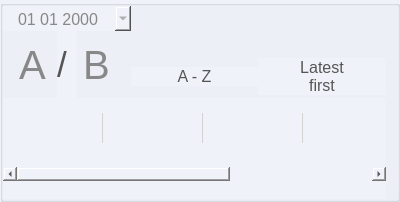
         <widget class="QGroupBox" name="groupBox_inbox">
          <property name="sizePolicy">
           <sizepolicy hsizetype="Expanding" vsizetype="Preferred">
            <horstretch>0</horstretch>
            <verstretch>0</verstretch>
           </sizepolicy>
          </property>
          <property name="minimumSize">
           <size>
            <width>400</width>
            <height>0</height>
           </size>
          </property>
          <property name="maximumSize">
           <size>
            <width>400</width>
            <height>16777215</height>
           </size>
          </property>
          <property name="font">
           <font>
            <family>Times New Roman</family>
            <pointsize>11</pointsize>
            <weight>75</weight>
            <bold>true</bold>
           </font>
          </property>
          <property name="styleSheet">
           <string notr="true">background-color: #eff2f8;
</string>
          </property>
          <property name="title">
           <string/>
          </property>
          <layout class="QVBoxLayout" name="verticalLayout_20">
           <property name="spacing">
            <number>0</number>
           </property>
           <property name="leftMargin">
            <number>0</number>
           </property>
           <property name="topMargin">
            <number>0</number>
           </property>
           <property name="bottomMargin">
            <number>0</number>
           </property>
           <item>
            <layout class="QHBoxLayout" name="horizontalLayout_22">
             <item>
              <layout class="QVBoxLayout" name="verticalLayout_17">
               <item>
                <widget class="QDateEdit" name="dateEdit_imap_since">
                 <property name="minimumSize">
                  <size>
                   <width>115</width>
                   <height>25</height>
                  </size>
                 </property>
                 <property name="font">
                  <font>
                   <pointsize>-1</pointsize>
                  </font>
                 </property>
                 <property name="styleSheet">
                  <string notr="true">
            /* Base styling for QDateEdit */
            QDateEdit {
                border: none;
                padding: 5px;
                background-color: #eff2f8;
                color: #888;
                font-size: 16px;
            }
            /* Calendar popup styling */
            QCalendarWidget QToolButton {
                color: #ffffff;
                background-color: #eff2f8;
                border: none;
                font-size: 14px;
            }
            QCalendarWidget QToolButton:hover {
                background-color: #eff2f8;
            }
            QCalendarWidget QSpinBox {
                width: 100px;
                color: #888;
                font-size: 14px;
            }
            QCalendarWidget QWidget {
                background-color: #ffffff;
            }
            QCalendarWidget QAbstractItemView {
                background-color: #ffffff;
                selection-background-color: #0078D4;
                selection-color: #ffffff;
            }</string>
                 </property>
                 <property name="wrapping">
                  <bool>true</bool>
                 </property>
                 <property name="frame">
                  <bool>true</bool>
                 </property>
                 <property name="alignment">
                  <set>Qt::AlignCenter</set>
                 </property>
                 <property name="readOnly">
                  <bool>false</bool>
                 </property>
                 <property name="buttonSymbols">
                  <enum>QAbstractSpinBox::UpDownArrows</enum>
                 </property>
                 <property name="showGroupSeparator" stdset="0">
                  <bool>false</bool>
                 </property>
                 <property name="displayFormat">
                  <string>dd MM yyyy</string>
                 </property>
                 <property name="calendarPopup">
                  <bool>true</bool>
                 </property>
                </widget>
               </item>
               <item>
                <layout class="QHBoxLayout" name="horizontalLayout_21">
                 <item>
                  <widget class="QRadioButton" name="radioButton_group_a">
                   <property name="styleSheet">
                    <string notr="true">QRadioButton::indicator {
                width: 0px; /* Hide the circle indicator */
                height: 0px;
            }
QRadioButton {
                font-size: 40px;
                color: #888;
                background-color: transparent;
                border: none;
                padding: 10px;
            }
            QRadioButton:checked {
                font-weight: bold;
                color: #000;
            }</string>
                   </property>
                   <property name="text">
                    <string>A</string>
                   </property>
                  </widget>
                 </item>
                 <item>
                  <widget class="QLabel" name="label">
                   <property name="minimumSize">
                    <size>
                     <width>20</width>
                     <height>0</height>
                    </size>
                   </property>
                   <property name="maximumSize">
                    <size>
                     <width>20</width>
                     <height>16777215</height>
                    </size>
                   </property>
                   <property name="styleSheet">
                    <string notr="true">color: #555;
font-size: 35px;</string>
                   </property>
                   <property name="text">
                    <string>/</string>
                   </property>
                  </widget>
                 </item>
                 <item>
                  <widget class="QRadioButton" name="radioButton_group_b">
                   <property name="sizePolicy">
                    <sizepolicy hsizetype="Preferred" vsizetype="Preferred">
                     <horstretch>0</horstretch>
                     <verstretch>0</verstretch>
                    </sizepolicy>
                   </property>
                   <property name="styleSheet">
                    <string notr="true">QRadioButton::indicator {
                width: 0px; /* Hide the circle indicator */
                height: 0px;
            }
QRadioButton {
                font-size: 40px;
                color: #888;
                background-color: transparent;
                border: none;
            }
            QRadioButton:checked {
                font-weight: bold;
                color: #000;
            }</string>
                   </property>
                   <property name="text">
                    <string>B</string>
                   </property>
                  </widget>
                 </item>
                </layout>
               </item>
              </layout>
             </item>
             <item>
              <layout class="QVBoxLayout" name="verticalLayout_18">
               <item>
                <spacer name="verticalSpacer_28">
                 <property name="orientation">
                  <enum>Qt::Vertical</enum>
                 </property>
                 <property name="sizeType">
                  <enum>QSizePolicy::Fixed</enum>
                 </property>
                 <property name="sizeHint" stdset="0">
                  <size>
                   <width>20</width>
                   <height>50</height>
                  </size>
                 </property>
                </spacer>
               </item>
               <item>
                <widget class="QPushButton" name="pushButton_7">
                 <property name="font">
                  <font>
                   <family>Arial</family>
                   <pointsize>12</pointsize>
                  </font>
                 </property>
                 <property name="styleSheet">
                  <string notr="true">color: #555;
border: none;</string>
                 </property>
                 <property name="text">
                  <string>A - Z</string>
                 </property>
                 <property name="flat">
                  <bool>true</bool>
                 </property>
                </widget>
               </item>
              </layout>
             </item>
             <item>
              <layout class="QVBoxLayout" name="verticalLayout_19">
               <item>
                <spacer name="verticalSpacer_29">
                 <property name="orientation">
                  <enum>Qt::Vertical</enum>
                 </property>
                 <property name="sizeType">
                  <enum>QSizePolicy::Fixed</enum>
                 </property>
                 <property name="sizeHint" stdset="0">
                  <size>
                   <width>20</width>
                   <height>50</height>
                  </size>
                 </property>
                </spacer>
               </item>
               <item>
                <widget class="QPushButton" name="pushButton_8">
                 <property name="font">
                  <font>
                   <family>Arial</family>
                   <pointsize>12</pointsize>
                  </font>
                 </property>
                 <property name="styleSheet">
                  <string notr="true">color: #555;
border: none;</string>
                 </property>
                 <property name="text">
                  <string>Latest
first</string>
                 </property>
                 <property name="flat">
                  <bool>true</bool>
                 </property>
                </widget>
               </item>
              </layout>
             </item>
            </layout>
           </item>
           <item>
            <widget class="QLabel" name="label_version">
             <property name="font">
              <font>
               <family>Calibri</family>
               <weight>75</weight>
               <italic>false</italic>
               <bold>true</bold>
               <underline>false</underline>
              </font>
             </property>
             <property name="text">
              <string/>
             </property>
             <property name="alignment">
              <set>Qt::AlignLeading|Qt::AlignLeft|Qt::AlignVCenter</set>
             </property>
            </widget>
           </item>
           <item>
            <widget class="QTableWidget" name="tableWidget_inbox">
             <property name="font">
              <font>
               <family>Arial</family>
               <pointsize>12</pointsize>
              </font>
             </property>
             <property name="styleSheet">
              <string notr="true">QTableWidget{
background-color: #eff2f8;
}

QTableWidget::item {
    border-right: 1px solid #d3d3d3; /* Add right border for rows */
}


            QScrollBar:horizontal {
                border: none;
                background: #f5f5f5;
                height: 12px;
                margin: 0px 12px 0px 12px;  /* Adjust margins for corners */
            }
            QScrollBar::handle:horizontal {
                background: #888;
                min-width: 20px;
                border-radius: 6px;
            }
            QScrollBar::handle:horizontal:hover {
                background: #666;
            }
            QScrollBar::add-line:horizontal, QScrollBar::sub-line:horizontal {
                background: none;
                width: 0px;
            }
            QScrollBar::add-page:horizontal, QScrollBar::sub-page:horizontal {
                background: #f5f5f5;
            }</string>
             </property>
             <property name="frameShape">
              <enum>QFrame::NoFrame</enum>
             </property>
             <property name="sizeAdjustPolicy">
              <enum>QAbstractScrollArea::AdjustToContents</enum>
             </property>
             <property name="editTriggers">
              <set>QAbstractItemView::NoEditTriggers</set>
             </property>
             <property name="alternatingRowColors">
              <bool>true</bool>
             </property>
             <property name="showGrid">
              <bool>false</bool>
             </property>
             <attribute name="horizontalHeaderVisible">
              <bool>false</bool>
             </attribute>
             <attribute name="horizontalHeaderCascadingSectionResizes">
              <bool>true</bool>
             </attribute>
             <attribute name="horizontalHeaderDefaultSectionSize">
              <number>100</number>
             </attribute>
             <attribute name="verticalHeaderVisible">
              <bool>false</bool>
             </attribute>
             <row>
              <property name="text">
               <string/>
              </property>
              <property name="font">
               <font>
                <family>Calibri</family>
                <pointsize>14</pointsize>
               </font>
              </property>
             </row>
             <column>
              <property name="text">
               <string/>
              </property>
             </column>
             <column>
              <property name="text">
               <string>FROM</string>
              </property>
              <property name="font">
               <font>
                <family>Calibri</family>
                <pointsize>11</pointsize>
                <weight>75</weight>
                <bold>true</bold>
               </font>
              </property>
              <property name="textAlignment">
               <set>AlignCenter</set>
              </property>
             </column>
             <column>
              <property name="text">
               <string>SUBJECT</string>
              </property>
              <property name="font">
               <font>
                <family>Calibri</family>
                <pointsize>11</pointsize>
                <weight>75</weight>
                <bold>true</bold>
               </font>
              </property>
              <property name="textAlignment">
               <set>AlignCenter</set>
              </property>
             </column>
             <column>
              <property name="text">
               <string>DATE</string>
              </property>
              <property name="font">
               <font>
                <family>Calibri</family>
                <pointsize>11</pointsize>
                <weight>75</weight>
                <bold>true</bold>
               </font>
              </property>
              <property name="textAlignment">
               <set>AlignCenter</set>
              </property>
             </column>
             <column>
              <property name="text">
               <string/>
              </property>
             </column>
             <item row="0" column="0">
              <property name="text">
               <string/>
              </property>
             </item>
             <item row="0" column="1">
              <property name="text">
               <string/>
              </property>
              <property name="font">
               <font>
                <family>Calibri</family>
                <pointsize>14</pointsize>
               </font>
              </property>
              <property name="textAlignment">
               <set>AlignCenter</set>
              </property>
             </item>
             <item row="0" column="2">
              <property name="text">
               <string/>
              </property>
              <property name="font">
               <font>
                <family>Calibri</family>
                <pointsize>14</pointsize>
               </font>
              </property>
              <property name="textAlignment">
               <set>AlignCenter</set>
              </property>
             </item>
             <item row="0" column="3">
              <property name="text">
               <string/>
              </property>
             </item>
            </widget>
           </item>
           <item>
            <widget class="QLabel" name="label_email_status">
             <property name="font">
              <font>
               <family>Calibri</family>
               <pointsize>11</pointsize>
              </font>
             </property>
             <property name="text">
              <string/>
             </property>
             <property name="alignment">
              <set>Qt::AlignCenter</set>
             </property>
            </widget>
           </item>
          </layout>
         </widget>
